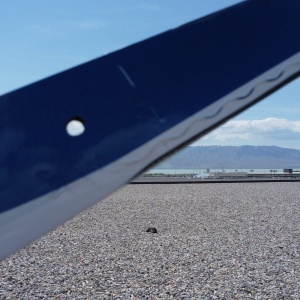
#> input picture img.png, 300 x 300 px
$ python main.py
#> lines starting #> are read from the running program, lines starting #| are printed output that depends on the picture; after the words box and inside, x2 and y2 are one past the last pixel; in counts of white or black regions, pixels touching at a corner belong together
from math import sin, cos, radians
import cv2

frame = cv2.imread('img.png')
#> frame is the input picture: shape (300, 300, 3); mean B, G, R 128, 103.3, 89

height, width, channels = frame.shape
#> height = 300; width = 300; channels = 3

x = 0.42
y = 0.59
w = 0.67
h = 0.03
r = radians(327)


print(width, height, x, y, w, h)
#| 300 300 0.42 0.59 0.67 0.03


def transform(c, cz, a: float):
    cn = c[0] - cz[0], c[1] - cz[1]
    cn = round(cn[0] * cos(a) - cn[1] * sin(a)), round(cn[0] * sin(a) + cn[1] * cos(a))
    # return cn[0] + cz[0], cn[1] + cz[1]
    return cn[0] + cz[0], cn[1] + cz[1]


cv2.circle(frame, (0, 0), 3, (0, 0, 255), 2)
#> frame: shape (300, 300, 3); 0.02% of pixels changed, all inside (x1, y1, x2, y2) = (0, 0, 5, 5)

c1, c2, c3, c4 = [round(x * width), round(y * height)], [round((x + w) * width), round(y * height)], [round(x * width), round((y + h) * height)], [round((x + w) * width), round((y + h) * height)]
#> c1 = [126, 177]; c2 = [327, 177]; c3 = [126, 186]; c4 = [327, 186]

col1 = (0, 255, 0)
col2 = (255, 255, 0)


cv2.rectangle(frame, c1, c4, col1, 2)
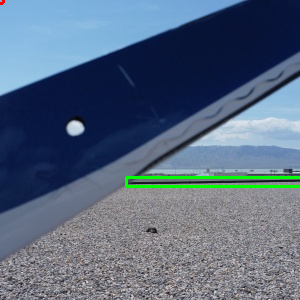
#> frame: shape (300, 300, 3); mean B, G, R 126.4, 104.8, 87.6


cv2.circle(frame, c1, 3, col1, 2)
#> frame: shape (300, 300, 3); 0.05% of pixels changed, all inside (x1, y1, x2, y2) = (122, 173, 131, 182)
cv2.circle(frame, c2, 3, col1, 2)
cv2.circle(frame, c3, 3, col1, 2)
#> frame: shape (300, 300, 3); mean B, G, R 126.3, 105, 87.5
cv2.circle(frame, c4, 3, col1, 2)


cn1, cn2, cn3, cn4 = transform(c1, c1, r), transform(c2, c1, r), transform(c3, c1, r), transform(c4, c1, r)
#> cn1 = (126, 177); cn2 = (295, 68)

cv2.circle(frame, cn1, 3, col2, 2)
#> frame: shape (300, 300, 3); mean B, G, R 126.5, 105, 87.5
cv2.circle(frame, cn2, 3, col2, 2)
cv2.circle(frame, cn3, 3, col2, 2)
#> frame: shape (300, 300, 3); mean B, G, R 126.7, 105.1, 87.4
cv2.circle(frame, cn4, 3, col2, 2)
#> frame: shape (300, 300, 3); mean B, G, R 126.7, 105.2, 87.4

cv2.line(frame, cn1, cn2, col2, 1)
cv2.line(frame, cn2, cn4, col2, 1)
#> frame: shape (300, 300, 3); mean B, G, R 127, 105.4, 87.2
cv2.line(frame, cn4, cn3, col2, 1)
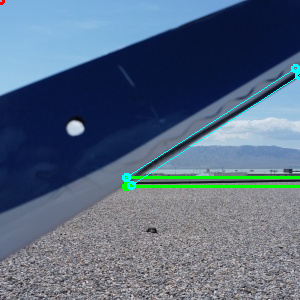
#> frame: shape (300, 300, 3); mean B, G, R 127.2, 105.6, 87
cv2.line(frame, cn1, cn3, col2, 1)
#> frame: shape (300, 300, 3); under 0.01% of pixels changed, all inside (x1, y1, x2, y2) = (127, 178, 131, 185)


frame = cv2.resize(frame, (width*2, height*2))
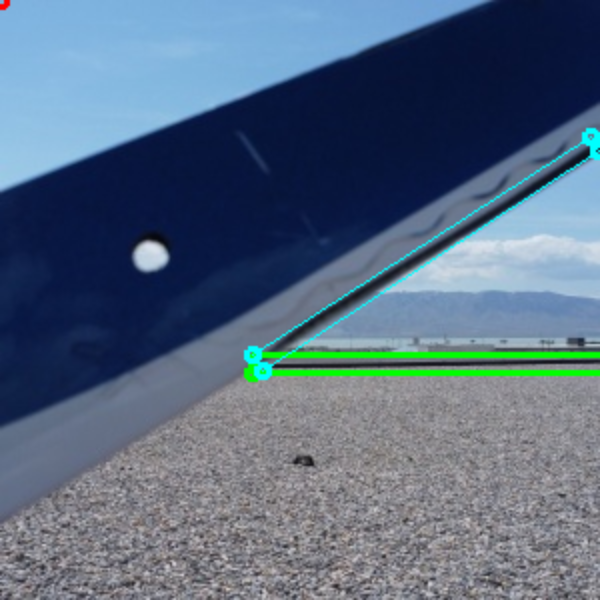
#> frame: shape (600, 600, 3); mean B, G, R 127.1, 105.6, 86.9

cv2.imshow("Input", frame)
cv2.waitKey(0)
cv2.destroyAllWindows()
